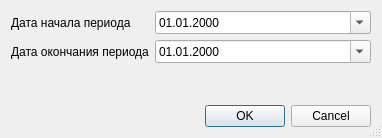
<?xml version="1.0" encoding="UTF-8"?>
<ui version="4.0">
 <class>ReportHealthResortSetupDialog</class>
 <widget class="QDialog" name="ReportHealthResortSetupDialog">
  <property name="windowModality">
   <enum>Qt::ApplicationModal</enum>
  </property>
  <property name="geometry">
   <rect>
    <x>0</x>
    <y>0</y>
    <width>382</width>
    <height>138</height>
   </rect>
  </property>
  <property name="windowTitle">
   <string>параметры отчёта</string>
  </property>
  <property name="sizeGripEnabled">
   <bool>true</bool>
  </property>
  <layout class="QGridLayout" name="gridLayout">
   <item row="1" column="1" colspan="2">
    <widget class="CDateEdit" name="edtEndDate">
     <property name="displayFormat">
      <string>dd.MM.yyyy</string>
     </property>
     <property name="calendarPopup">
      <bool>true</bool>
     </property>
    </widget>
   </item>
   <item row="2" column="1">
    <widget class="QFrame" name="frmMKB">
     <property name="frameShape">
      <enum>QFrame::NoFrame</enum>
     </property>
     <property name="frameShadow">
      <enum>QFrame::Raised</enum>
     </property>
     <layout class="QGridLayout" name="_2">
      <property name="horizontalSpacing">
       <number>4</number>
      </property>
      <property name="verticalSpacing">
       <number>0</number>
      </property>
      <property name="margin">
       <number>0</number>
      </property>
     </layout>
    </widget>
   </item>
   <item row="0" column="0">
    <widget class="QLabel" name="lblBegDate">
     <property name="text">
      <string>Дата начала периода</string>
     </property>
     <property name="buddy">
      <cstring>edtBegDate</cstring>
     </property>
    </widget>
   </item>
   <item row="0" column="1" colspan="2">
    <widget class="CDateEdit" name="edtBegDate">
     <property name="displayFormat">
      <string>dd.MM.yyyy</string>
     </property>
     <property name="calendarPopup">
      <bool>true</bool>
     </property>
    </widget>
   </item>
   <item row="3" column="2">
    <widget class="QDialogButtonBox" name="buttonBox">
     <property name="orientation">
      <enum>Qt::Horizontal</enum>
     </property>
     <property name="standardButtons">
      <set>QDialogButtonBox::Cancel|QDialogButtonBox::Ok</set>
     </property>
    </widget>
   </item>
   <item row="1" column="0">
    <widget class="QLabel" name="lblEndDate">
     <property name="text">
      <string>Дата окончания периода</string>
     </property>
     <property name="buddy">
      <cstring>edtEndDate</cstring>
     </property>
    </widget>
   </item>
   <item row="2" column="2">
    <spacer name="horizontalSpacer">
     <property name="orientation">
      <enum>Qt::Horizontal</enum>
     </property>
     <property name="sizeHint" stdset="0">
      <size>
       <width>165</width>
       <height>20</height>
      </size>
     </property>
    </spacer>
   </item>
   <item row="2" column="0">
    <spacer name="verticalSpacer">
     <property name="orientation">
      <enum>Qt::Vertical</enum>
     </property>
     <property name="sizeHint" stdset="0">
      <size>
       <width>20</width>
       <height>40</height>
      </size>
     </property>
    </spacer>
   </item>
  </layout>
 </widget>
 <customwidgets>
  <customwidget>
   <class>CDateEdit</class>
   <extends>QDateEdit</extends>
   <header>library/DateEdit</header>
  </customwidget>
 </customwidgets>
 <tabstops>
  <tabstop>edtBegDate</tabstop>
  <tabstop>edtEndDate</tabstop>
  <tabstop>buttonBox</tabstop>
 </tabstops>
 <resources/>
 <connections>
  <connection>
   <sender>buttonBox</sender>
   <signal>accepted()</signal>
   <receiver>ReportHealthResortSetupDialog</receiver>
   <slot>accept()</slot>
   <hints>
    <hint type="sourcelabel">
     <x>121</x>
     <y>138</y>
    </hint>
    <hint type="destinationlabel">
     <x>102</x>
     <y>90</y>
    </hint>
   </hints>
  </connection>
  <connection>
   <sender>buttonBox</sender>
   <signal>rejected()</signal>
   <receiver>ReportHealthResortSetupDialog</receiver>
   <slot>reject()</slot>
   <hints>
    <hint type="sourcelabel">
     <x>234</x>
     <y>138</y>
    </hint>
    <hint type="destinationlabel">
     <x>236</x>
     <y>76</y>
    </hint>
   </hints>
  </connection>
 </connections>
</ui>
